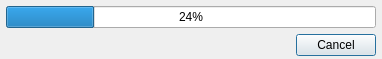
<?xml version="1.0" encoding="UTF-8"?>
<ui version="4.0">
 <class>ExportProgressDlg</class>
 <widget class="QDialog" name="ExportProgressDlg">
  <property name="geometry">
   <rect>
    <x>0</x>
    <y>0</y>
    <width>385</width>
    <height>85</height>
   </rect>
  </property>
  <property name="sizePolicy">
   <sizepolicy hsizetype="Fixed" vsizetype="Fixed">
    <horstretch>0</horstretch>
    <verstretch>0</verstretch>
   </sizepolicy>
  </property>
  <property name="minimumSize">
   <size>
    <width>385</width>
    <height>85</height>
   </size>
  </property>
  <property name="maximumSize">
   <size>
    <width>385</width>
    <height>85</height>
   </size>
  </property>
  <property name="windowTitle">
   <string>Export Progress</string>
  </property>
  <layout class="QVBoxLayout" name="verticalLayout">
   <property name="sizeConstraint">
    <enum>QLayout::SizeConstraint::SetFixedSize</enum>
   </property>
   <property name="leftMargin">
    <number>6</number>
   </property>
   <property name="topMargin">
    <number>6</number>
   </property>
   <property name="rightMargin">
    <number>6</number>
   </property>
   <property name="bottomMargin">
    <number>3</number>
   </property>
   <item>
    <layout class="QGridLayout" name="gridLayout">
     <property name="topMargin">
      <number>0</number>
     </property>
     <property name="bottomMargin">
      <number>0</number>
     </property>
     <item row="0" column="0">
      <widget class="QProgressBar" name="progressBar">
       <property name="sizePolicy">
        <sizepolicy hsizetype="Fixed" vsizetype="Fixed">
         <horstretch>0</horstretch>
         <verstretch>0</verstretch>
        </sizepolicy>
       </property>
       <property name="minimumSize">
        <size>
         <width>370</width>
         <height>0</height>
        </size>
       </property>
       <property name="maximumSize">
        <size>
         <width>370</width>
         <height>16777215</height>
        </size>
       </property>
       <property name="value">
        <number>24</number>
       </property>
      </widget>
     </item>
     <item row="1" column="0">
      <widget class="QDialogButtonBox" name="buttonBox">
       <property name="orientation">
        <enum>Qt::Orientation::Horizontal</enum>
       </property>
       <property name="standardButtons">
        <set>QDialogButtonBox::StandardButton::Cancel</set>
       </property>
      </widget>
     </item>
    </layout>
   </item>
  </layout>
 </widget>
 <resources/>
 <connections>
  <connection>
   <sender>buttonBox</sender>
   <signal>accepted()</signal>
   <receiver>ExportProgressDlg</receiver>
   <slot>accept()</slot>
   <hints>
    <hint type="sourcelabel">
     <x>248</x>
     <y>254</y>
    </hint>
    <hint type="destinationlabel">
     <x>157</x>
     <y>274</y>
    </hint>
   </hints>
  </connection>
  <connection>
   <sender>buttonBox</sender>
   <signal>rejected()</signal>
   <receiver>ExportProgressDlg</receiver>
   <slot>reject()</slot>
   <hints>
    <hint type="sourcelabel">
     <x>316</x>
     <y>260</y>
    </hint>
    <hint type="destinationlabel">
     <x>286</x>
     <y>274</y>
    </hint>
   </hints>
  </connection>
 </connections>
</ui>
